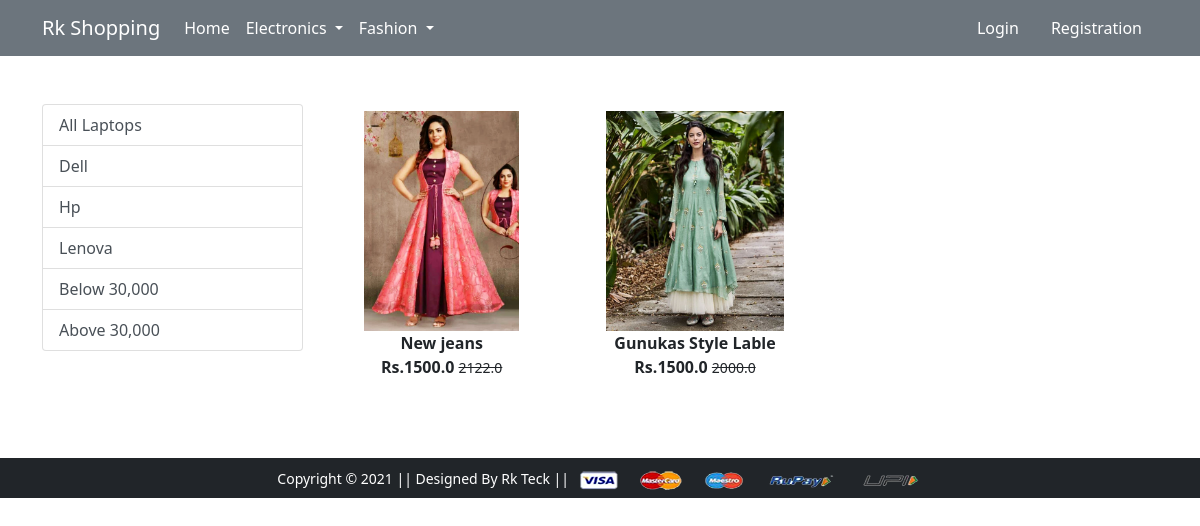
The app's page /laptop/ with its own data.
### app/models.py (models this page shows, shortened)
class Product(models.Model):
    title = models.CharField(max_length=220)
    selling_price = models.FloatField()
    discounted_price = models.FloatField()
    description = models.TextField(max_length=220)
    brand = models.CharField(max_length=220)
    category = models.CharField(choices=CATEGORY_CHOICES,max_length=220)
    product_image = models.ImageField(upload_to='producting')

### app/views.py (the view)
# urls.py: path('laptop/', views.laptop, name='laptop'),
def laptop(request, data=None):
    if data==None:
        laptop = Product.objects.filter(category='L')
    elif data=='Dell' or data=='Lenova' or data=='Hp':
        laptop = Product.objects.filter(category='L').filter(brand=data)
    elif data=='below':
        laptop = Product.objects.filter(category='L').filter(discounted_price__lt=30000)
    elif data=='above':
        laptop = Product.objects.filter(category='L').filter(discounted_price__gt=30000)
    return render(request, 'app/laptop.html',{'laptop':laptop})

### app/templates/app/laptop.html (shortened to what this page needs)
{% extends 'app/base.html' %}
{% load static %}
{% block main-content %}
<div class="container my-5">
 <div class="row">
  <div class="col-sm-3">
    <div class="list-group">
      <a href="{% url 'laptop' %}" class='list-group-item list-group-item-action' arial-current="True">All Laptops</a>
      <a href="{% url 'laptopdata' 'Dell' %}" class='list-group-item list-group-item-action' arial-current="True">Dell </a>
      <a href="{% url 'laptopdata' 'Hp' %}" class='list-group-item list-group-item-action' arial-current="True">Hp </a>
      <a href="{% url 'laptopdata' 'Lenova' %}" class='list-group-item list-group-item-action' arial-current="True">Lenova</a>
      <a href="{% url 'laptopdata' 'below' %}" class='list-group-item list-group-item-action' arial-current="True">Below 30,000</a>
      <a href="{% url 'laptopdata' 'above' %}" class='list-group-item list-group-item-action' arial-current="True">Above 30,000</a>
     </div>
    </div>
  <div class="col-sm-8">
    <div class="row">
      {% for product in laptop %}
         <div class="col-sm-4 text-center mb-4">
            <a href="{% url 'product-detail' product.id %}" class="btn">
              <div class="item">
                <img src="{{product.product_image.url}}" alt="" height="220" class="">
                <div class="fw-bold">{{product.title}}</div>
                <div class="fw-bold">Rs.{{product.discounted_price}}
                  <small class="fw-light text-decoration-line-through"> {{product.selling_price}}</small>
                 </div>
                 </div>
             </a>
         </div>
         {% endfor %}
        </div>
      </div>
   </div>
</div>
{% endblock main-content %}

### records on screen
Product: product_image (picture), title "New jeans", discounted_price "1500.0", selling_price "2122.0"
Product: product_image (picture), title "Gunukas Style Lable", discounted_price "1500.0", selling_price "2000.0"
